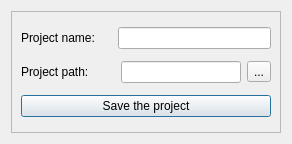
<?xml version="1.0" encoding="UTF-8"?>
<ui version="4.0">
 <class>dlg_save_pro</class>
 <widget class="QDialog" name="dlg_save_pro">
  <property name="geometry">
   <rect>
    <x>0</x>
    <y>0</y>
    <width>292</width>
    <height>144</height>
   </rect>
  </property>
  <property name="windowTitle">
   <string>Save your project</string>
  </property>
  <layout class="QGridLayout" name="gridLayout">
   <item row="0" column="0">
    <widget class="QFrame" name="frame">
     <property name="frameShape">
      <enum>QFrame::StyledPanel</enum>
     </property>
     <property name="frameShadow">
      <enum>QFrame::Raised</enum>
     </property>
     <layout class="QGridLayout" name="gridLayout_2">
      <item row="0" column="0">
       <layout class="QHBoxLayout" name="horizontalLayout">
        <item>
         <widget class="QLabel" name="label">
          <property name="text">
           <string>Project name:</string>
          </property>
         </widget>
        </item>
        <item>
         <widget class="QLineEdit" name="le_1_pg1">
          <property name="maximumSize">
           <size>
            <width>153</width>
            <height>16777215</height>
           </size>
          </property>
          <property name="layoutDirection">
           <enum>Qt::RightToLeft</enum>
          </property>
         </widget>
        </item>
       </layout>
      </item>
      <item row="1" column="0">
       <layout class="QHBoxLayout" name="horizontalLayout_2">
        <item>
         <widget class="QLabel" name="label_2">
          <property name="text">
           <string>Project path:</string>
          </property>
         </widget>
        </item>
        <item>
         <widget class="QLineEdit" name="le_2_pg1">
          <property name="maximumSize">
           <size>
            <width>120</width>
            <height>16777215</height>
           </size>
          </property>
         </widget>
        </item>
        <item>
         <widget class="QToolButton" name="tbtn_path">
          <property name="text">
           <string>...</string>
          </property>
         </widget>
        </item>
       </layout>
      </item>
      <item row="2" column="0">
       <widget class="QPushButton" name="btn_save_project">
        <property name="text">
         <string notr="true">Save the project</string>
        </property>
       </widget>
      </item>
     </layout>
    </widget>
   </item>
  </layout>
 </widget>
 <resources/>
 <connections/>
</ui>
